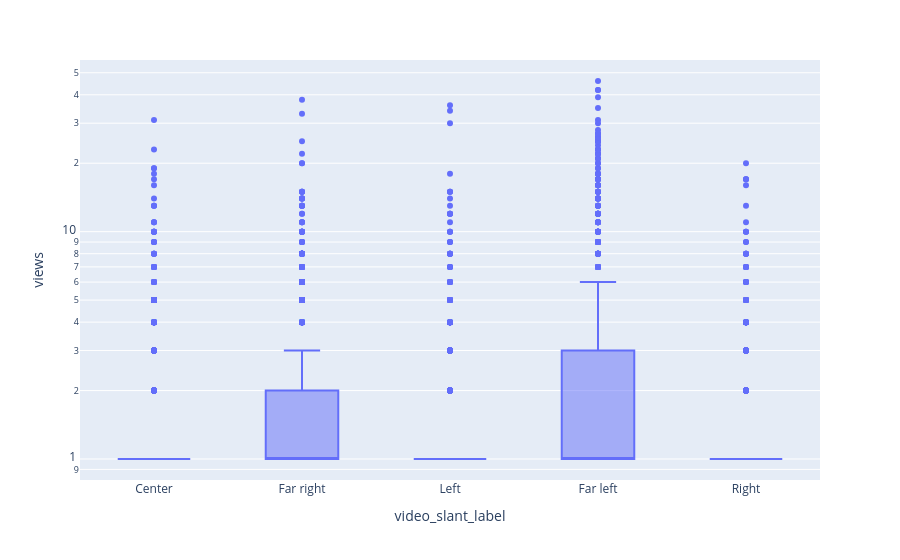

Write notebook code for a chart like this one.
### Code cell
sns.pointplot(vid_grouped, y = "views", x="video_slant_label")

### Figure 1 — Plotly figure (JSON) as saved in the notebook; plotly's stock layout.template omitted (floating-point values rounded to 4 significant figures; data arrays with more than 128 entries replaced by an {"elided": "..."} marker saying what was removed)
{"data": [{"alignmentgroup": "True", "hovertemplate": "video_slant_label=%{x}<br>views=%{y}<extra></extra>", "legendgroup": "", "marker": {"color": "#636efa"}, "name": "", "notched": false, "offsetgroup": "", "orientation": "v", "showlegend": false, "type": "box", "x": {"elided": "10583 str values"}, "x0": " ", "xaxis": "x", "y": {"elided": "10583 int values"}, "y0": " ", "yaxis": "y"}], "layout": {"boxmode": "group", "legend": {"tracegroupgap": 0}, "margin": {"t": 60}, "xaxis": {"anchor": "y", "domain": [0, 1], "title": {"text": "video_slant_label"}}, "yaxis": {"anchor": "x", "domain": [0, 1], "title": {"text": "views"}, "type": "log"}}}
